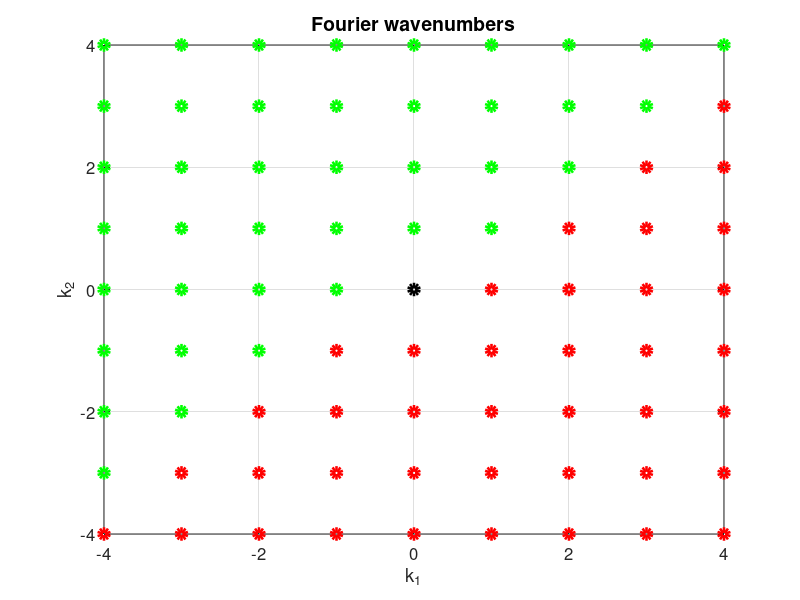
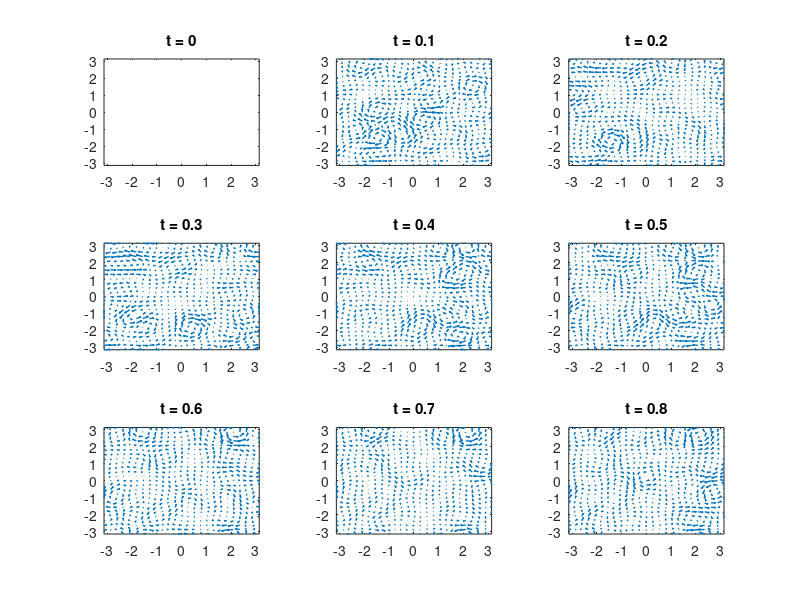
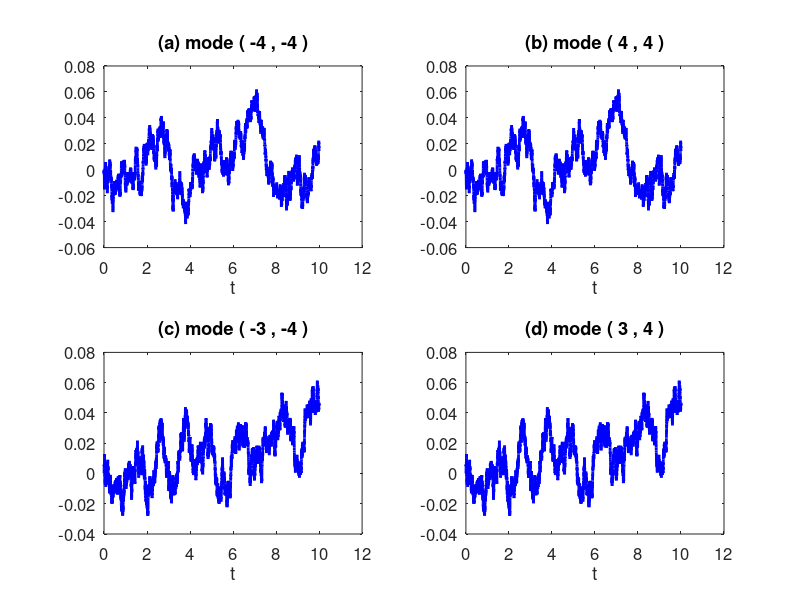

The MATLAB source for these figures, in order:
% 2D incompressible flow with random amplitude based on linear stochastic
% models, mimicking the QG flow.
K_max = 4; % the range of Fourier modes is [-K_max, K_max]^2
k = zeros(2, (2 * K_max + 1) * (2 * K_max + 1)); % Total number of Fourier wavenumbers

% arranging Fourier wavenumbers
% arranging in such a way that the complex conjugates modes are next to
% each other, namely (-k1,-k2) will be next to (k1,k2). This will
% facilitate data assimilation and allows it to be a nearly block diagonal
% matrix where each block is 2 by 2.
m = 1;
for i = - K_max : K_max
    if i < 0
        for j = - K_max: i
            k(1, m) = i;
            k(2, m) = j;
            m = m + 2;
        end
    else
        for j = - K_max : i - 1
            k(1, m) = i;
            k(2, m) = j;
            m = m + 2;
        end
    end
end
k(:, 2: 2: end - 1) = - k(:, 1 : 2 : end - 2);

% showing the grids of Fourier wavenumbers
figure
hold on
plot(k(1,1:2:end-2), k(2,1:2:end-2), 'ro', 'linewidth',4);
plot(k(1,2:2:end-1), k(2,2:2:end-1), 'go', 'linewidth',4);
plot(k(1,end), k(2,end), 'ko', 'linewidth',4);
box on
grid on
set(gca, 'fontsize', 12)
title('Fourier wavenumbers', 'fontsize', 14)
xlabel('k_1')
ylabel('k_2')

% The eigenvectors; note that I simply took the values from SWE. I believe
% certain normalization is needed here. Otherwise, the solution will be
% differed by a constant. This is not an issue for the test here, but in
% the actual implemention, we need to be careful. In addition, it should be
% better to use stream function for incompressible flow, rather than
% modeling the velocity field directly. 

kk = k(:,1:end-1); % remove the (0,0) mode by assuming no background flow.


% % omegak = [omegak_p(1:24), omegak_m(1:24), omegak_p(end), omegak_m(end)];
% eigenvectors of GB and gravity modes
% the last column of rk2 and rk3 are the (0,0) gravity modes, which need to
% deal with in a different way
% rk1: GB; rk2: gravity +; rk3: gravity -.
rk1 = [1./sqrt(k(1,:).^2 + k(2,:).^2+1) .* (-1i * k(2,:));
    1./sqrt(k(1,:).^2 + k(2,:).^2+1) .* (1i * k(1,:))];
rk1 = rk1(:,1:end-1);
rk = rk1;


% stochastic systems for each Fourier mode
% written in the vector form
% dU = (a1 U + a0 ) dt + b1 dW

rng(1110) % fix the random number seed
T = 10.001; % total time
dt = 0.001; % time step
N = round(T/dt); % total number of time steps within the given time interval
Dim_U = length(kk(1,:)); % dimension of the system
Dim_UB = Dim_U;
u_hat = zeros(Dim_U,N); % define all the Fourier modes
d_B = 1; % damping of the GB modes
sigma_B = 0.05; % noise of the GB modes


% b1: noise coefficient; a1: damping and phase 
b1 = zeros(Dim_U, Dim_U);
a1 = - eye(Dim_UB) * d_B; %a1(1:24,1:24)=a1(1:24,1:24)/3; 
L_u = a1;
for i = 1: 2: Dim_UB
    b1(i,i) = 1 / sqrt(2) * sigma_B;
    b1(i+1, i+1) = -1i / sqrt(2) * sigma_B;
    b1(i, i+1) = 1i / sqrt(2) * sigma_B;
    b1(i+1, i) = 1 / sqrt(2) * sigma_B;
end
Sigma_u = b1;

% numerical integration
rd = randn(Dim_U,N);
% rd(1:2:end-1,:) = randn(Dim_UB/2, N) + 1i * randn(Dim_UB/2, N);
% rd(2:2:end,:) = conj(rd(1:2:end-1,:)); % noise needs to be complex conjudate within each 2x2 block
a0 = zeros(Dim_U, 1);
for i = 2:N
    t = i*dt; 
    u_hat(:,i) = u_hat(:,i-1) + (L_u * u_hat(:,i-1) + a0) * dt + Sigma_u * sqrt(dt) * rd(:, i);%[1,1,1,1,0,0,0,0]';%[0,0,1,1,0,0,0,0]'*sin(t);%
%     u_hat([1:2,5:8],i)=0;
end
 

% spatiotemporal reconstruction
Dim_Grid = 25;
[xx,yy] = meshgrid(linspace(-pi,pi,Dim_Grid), linspace(-pi,pi,Dim_Grid));
x_vec = [reshape(xx,[],1), reshape(yy,[],1)]; 
nn = round(T/dt/100)/2;
uu_all = zeros(1,nn);

% figure
% ss = 1;
% for i = 2:2:round(T/dt/100)
%     u = exp(1i * x_vec * kk) * (u_hat(:,1+100*(i-1)) .* transpose(rk(1,:)));
%     v = exp(1i * x_vec * kk) * (u_hat(:,1+100*(i-1)) .* transpose(rk(2,:)));
%     u = reshape(u, Dim_Grid, Dim_Grid);
%     v = reshape(v, Dim_Grid, Dim_Grid);
%     quiver(xx, yy, u, v, 'linewidth',1)
%     xlim([0, 2*pi ])
%     ylim([0, 2*pi ])
%     xlim([-pi, pi ])
%     ylim([-pi, pi ])
%     box on    
%     title(['t = ', num2str(dt*100*(i-1))])
%     pause(0.1);
%     uu_all(ss) = u(1,1);
%     ss = ss + 1;
% end

figure
for i = 1:9
    subplot(3,3,i)
    u = exp(1i * x_vec * kk) * (u_hat(:,1+100*(i-1)) .* transpose(rk(1,:)));
    v = exp(1i * x_vec * kk) * (u_hat(:,1+100*(i-1)) .* transpose(rk(2,:)));
    u = reshape(u, Dim_Grid, Dim_Grid);
    v = reshape(v, Dim_Grid, Dim_Grid);
    quiver(xx, yy, u, v, 'linewidth',1)
    xlim([-pi, pi ])
    ylim([-pi, pi ])
    box on    
    title(['t = ', num2str(dt*100*(i-1))])
%     pause(0.1);
    
end


figure
for i = 1:4
    subplot(2,2,i)
    if i == 1
        plot(dt:dt:N*dt, u_hat(1,:), 'b', 'linewidth',2)
        title(['(a) mode ( ', num2str(kk(1,1)),' , ', num2str(kk(2,1)), ' )'],'fontsize',14)
    elseif i == 2
        plot(dt:dt:N*dt, u_hat(2,:), 'b', 'linewidth',2)
        title(['(b) mode ( ', num2str(kk(1,2)),' , ', num2str(kk(2,2)), ' )'],'fontsize',14)
    elseif i == 3
        plot(dt:dt:N*dt, u_hat(3,:), 'b', 'linewidth',2)
        title(['(c) mode ( ', num2str(kk(1,3)),' , ', num2str(kk(2,3)), ' )'],'fontsize',14)
    elseif i == 4
        plot(dt:dt:N*dt, u_hat(4,:), 'b', 'linewidth',2)
        title(['(d) mode ( ', num2str(kk(1,4)),' , ', num2str(kk(2,4)), ' )'],'fontsize',14)
    end
    set(gca,'fontsize',12)
    box on
    xlabel('t')
end